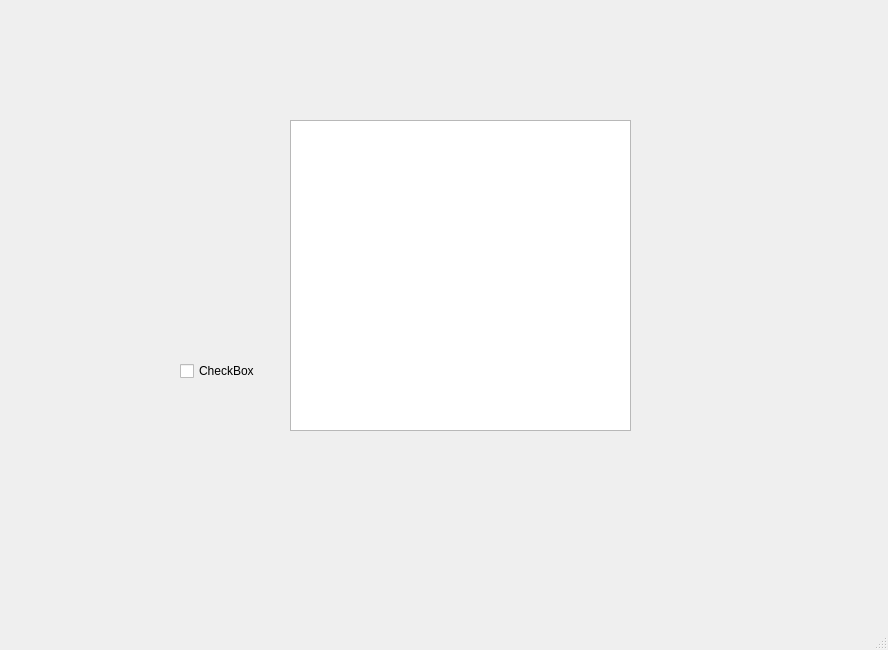
<?xml version="1.0" encoding="UTF-8"?>
<ui version="4.0">
 <class>MainWindow</class>
 <widget class="QMainWindow" name="MainWindow">
  <property name="geometry">
   <rect>
    <x>0</x>
    <y>0</y>
    <width>888</width>
    <height>650</height>
   </rect>
  </property>
  <property name="windowTitle">
   <string>MainWindow</string>
  </property>
  <widget class="QWidget" name="centralwidget">
   <widget class="QWidget" name="gridLayoutWidget">
    <property name="geometry">
     <rect>
      <x>130</x>
      <y>50</y>
      <width>541</width>
      <height>421</height>
     </rect>
    </property>
    <layout class="QGridLayout" name="gridLayout">
     <item row="0" column="0" colspan="2">
      <widget class="QWidget" name="widget" native="true">
       <widget class="QWidget" name="widget_2" native="true">
        <property name="geometry">
         <rect>
          <x>40</x>
          <y>310</y>
          <width>101</width>
          <height>31</height>
         </rect>
        </property>
        <widget class="QCheckBox" name="checkBox">
         <property name="geometry">
          <rect>
           <x>10</x>
           <y>0</y>
           <width>78</width>
           <height>22</height>
          </rect>
         </property>
         <property name="text">
          <string>CheckBox</string>
         </property>
        </widget>
       </widget>
       <widget class="QWidget" name="widget_3" native="true">
        <property name="geometry">
         <rect>
          <x>150</x>
          <y>60</y>
          <width>361</width>
          <height>331</height>
         </rect>
        </property>
        <widget class="QGraphicsView" name="graphicsView">
         <property name="geometry">
          <rect>
           <x>10</x>
           <y>10</y>
           <width>341</width>
           <height>311</height>
          </rect>
         </property>
        </widget>
       </widget>
      </widget>
     </item>
    </layout>
   </widget>
  </widget>
  <widget class="QMenuBar" name="menubar">
   <property name="geometry">
    <rect>
     <x>0</x>
     <y>0</y>
     <width>888</width>
     <height>21</height>
    </rect>
   </property>
  </widget>
  <widget class="QStatusBar" name="statusbar"/>
 </widget>
 <resources/>
 <connections/>
</ui>
